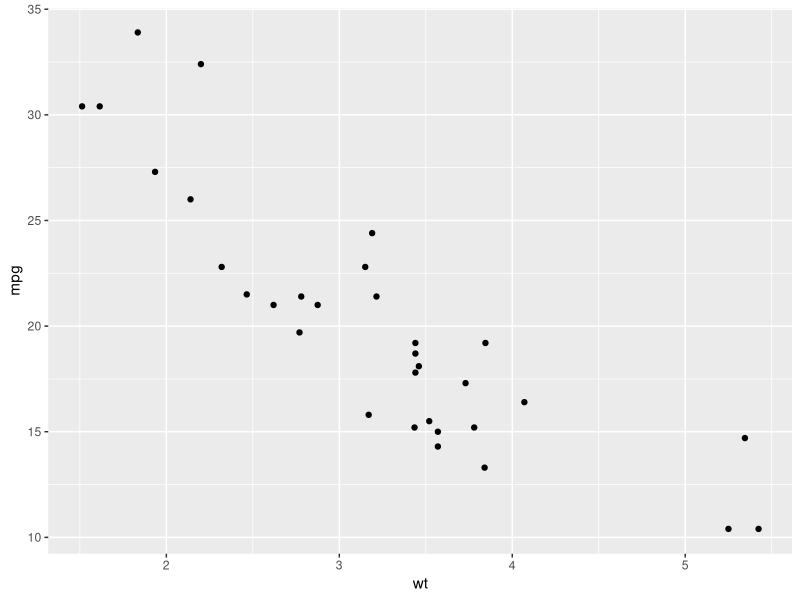
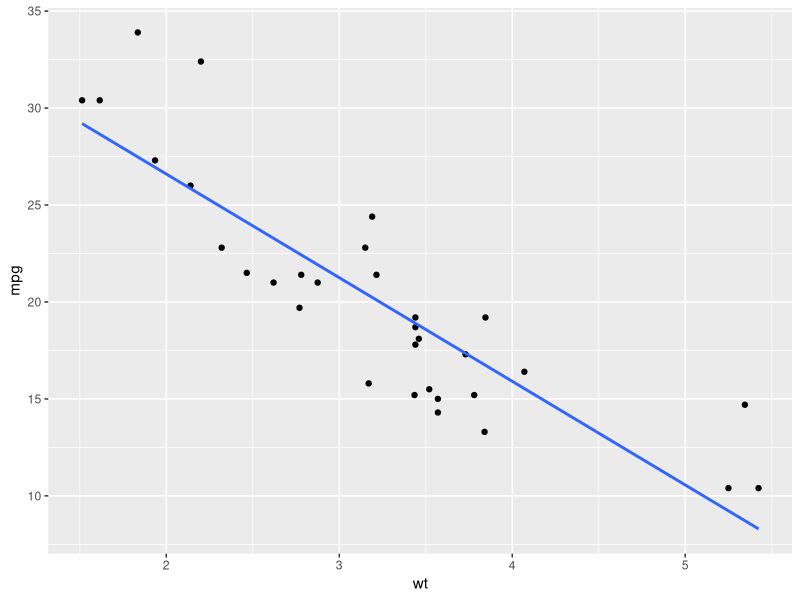

R code for these plots, in order:
## ---- chunk 1
library(tidyverse)
mtcars %>% 
  ggplot(aes(wt,mpg)) +
  geom_point()


## ---- chunk 2
mtcars %>% 
  ggplot(aes(wt,mpg)) +
  geom_point() +
  geom_smooth(method = "lm", se = F)
## ---- chunk 3
linear_model <- lm(mpg~wt, data = mtcars)
## ---- chunk 4
linear_model
## ---- chunk 5
summary(linear_model)
